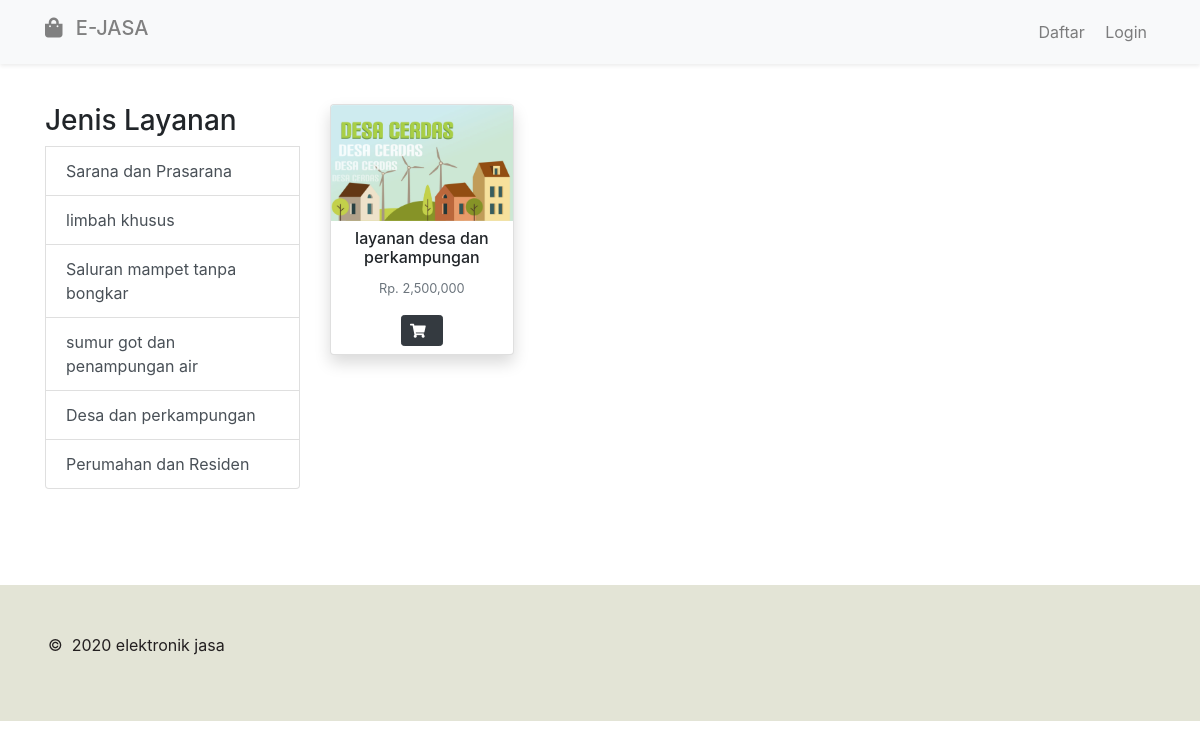
The app's page /index.php/kategori/desa with its own data.
### tables this page shows
CREATE TABLE `tb_jasa` (
  `id_barang` int(11) NOT NULL,
  `nama_barang` varchar(128) NOT NULL,
  `keterangan` varchar(128) NOT NULL,
  `harga` varchar(128) NOT NULL,
  `id_kategori` int(11) NOT NULL,
  `gambar` varchar(128) NOT NULL
);

### application/controllers/Kategori.php (called while the page is built, shortened)
<?php
class Kategori extends CI_Controller
{
   public function __construct()
   {
      $this->load->model('Kategori_model');
   }
   public function desa()
   {
      $data['title'] = 'Kategori desa';
      $data['desa'] = $this->Kategori_model->desa();
      $this->load->view('home/header', $data);
      $this->load->view('home/topbar');
      $this->load->view('home/kategori/desa', $data);
      $this->load->view('home/footer');
   }
}

### index.php (called while the page is built, shortened)
<?php
require_once BASEPATH.'core/CodeIgniter.php';

### application/models/Kategori_model.php (called while the page is built, shortened)
<?php
class Kategori_model extends CI_Model
{
   public function desa()
   {
      return $this->db->get_where('tb_jasa', ['id_kategori' => '5'])->result_array();
   }
}

### application/views/home/kategori/desa.php (the view, shortened to what this page needs)
<div class="container">
   <div class="row d-flex justify-content-center">
      <div class="col-lg-3">
          <div class="list-group">
              <h3>Jenis Layanan</h3>
              <a href="<?= base_url('kategori/sarana') ?>" class="list-group-item list-group-item-action">Sarana dan Prasarana</a>
              <a href="<?= base_url('kategori/limbah') ?>" class="list-group-item list-group-item-action">limbah khusus</a>
              <a href="<?= base_url('kategori/saluran') ?>" class="list-group-item list-group-item-action">Saluran mampet tanpa bongkar</a>
              <a href="<?= base_url('kategori/sumur') ?>" class="list-group-item list-group-item-action">sumur got dan penampungan air</a>
              <a href="<?= base_url('kategori/desa') ?>" class="list-group-item list-group-item-action">Desa dan perkampungan</a>
              <a href="<?= base_url('kategori/perumahan') ?>" class="list-group-item list-group-item-action">Perumahan dan Residen</a>
           </div>
      </div>
      <div class="col-lg-9">
         <div class="row">
            <?php foreach ($desa as $brg) : ?>
               <div class="col-lg-3 col-md-6 mb-4">
                  <div class="card h-100 shadow">
                     <a href="<?= base_url('home/detail/') . $brg['id_barang']; ?>"><img class="card-img-top" src="<?= base_url('public/img/upload/') . $brg['gambar']; ?>"></a>
                     <div class="card-body mx-0 my-0 px-0 py-0 p-2 text-center">
                        <h6>
                           <?= $brg['nama_barang']; ?>
                        </h6>
                        <small class="card-subtitle text-muted">Rp. <?= number_format($brg['harga']); ?></small><br>
                        <div class="d-inline d-flex mt-3 justify-content-center">
                           <button class="tambah_keranjang btn btn-sm btn-dark" data-gambar="<?= $brg['gambar']; ?>" data-produkid="<?= $brg['id_barang']; ?>" data-produknama="<?= $brg['nama_barang']; ?>" data-produkharga="<?= $brg['harga']; ?>"><i class="fas fa-shopping-cart mr-2"></i></button>
                        </div>
                     </div>
                  </div>
               </div>
            <?php endforeach; ?>
         </div>
      </div>
   </div>
</div>

### assets/shop-pages/css/shop-homepage.css (style rules this page uses)
body { padding-top: 56px; }

### records on screen
tb_jasa: gambar (picture), nama_barang "layanan desa dan perkampungan", harga "2,500,000"
